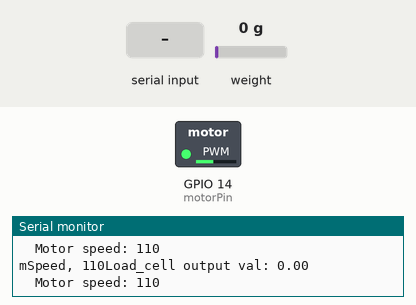
The sketch below on a simulated ESP32. Parts: switched loads named in the sketch (green lamp = pin HIGH), the last lines printed to the serial monitor. The test bench sets the inputs (shaded band); at power-on: weight on the scale 0 g.

Above: at 3.6 s.
3.7 s: weight on the scale set to 184 g
At 4.3 s:
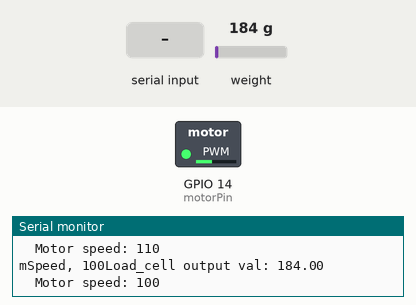
5.9 s: weight on the scale set to 210 g
At 7.5 s:
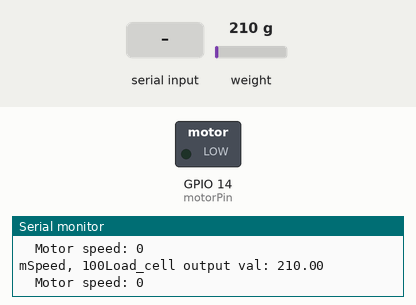
7.9 s: "t" received over Serial
At 9.2 s:
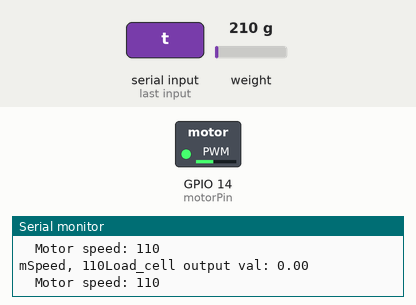
9.9 s: weight on the scale set to 380 g
At 10.8 s:
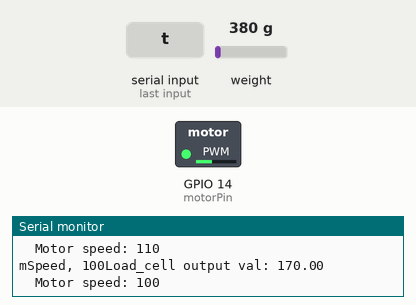
12.4 s: weight on the scale set to 450 g
At 13.2 s:
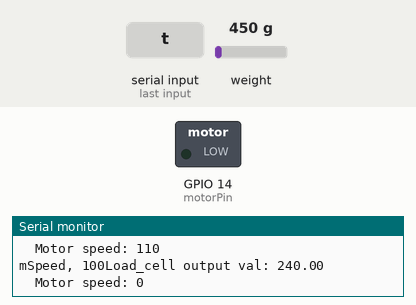
14.4 s: weight on the scale set to 100 g
At 15.7 s:
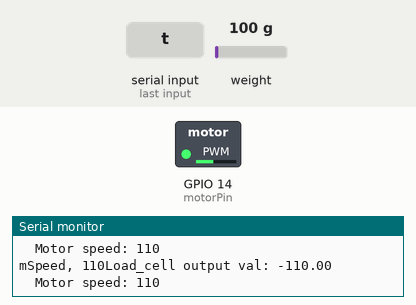
Timing chart, 0 to 16.9 s (numbered marks = the images above; inputs shaded):
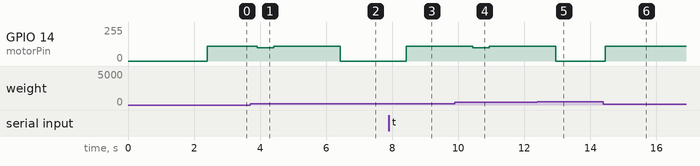

The sketch:

loadcell_dan_pump_copy_20240710170106.ino
```cpp
#include <HX711_ADC.h>
#include <PID_v1.h>

const int HX711_dout = 15; // mcu > HX711 dout pin
const int HX711_sck = 26;  // mcu > HX711 sck pin
float sum = 0;
// HX711 constructor:
HX711_ADC LoadCell(HX711_dout, HX711_sck);

// PID parameters
double Setpoint, Input, Output;
double Kp = 1.0, Ki = 0.5, Kd = 0.1;
PID myPID(&Input, &Output, &Setpoint, Kp, Ki, Kd, DIRECT);

const int calVal_eepromAdress = 0;
unsigned long t = 0;
// PUMP
int motorPin = 14; // pin to connect to motor module
//int mSpeed = 100;  // variable to hold speed value

void setup() {
  Serial.begin(9600);

  Serial.println();
  Serial.println("Starting...");

  LoadCell.begin();

  float calibrationValue; // calibration value (see example file "Calibration.ino")
  calibrationValue = 747.73; // uncomment this if you want to set the calibration value in the sketch
  unsigned long stabilizingtime = 2000; // precision right after power-up can be improved by adding a few seconds of stabilizing time
  boolean _tare = true; // set this to false if you don't want tare to be performed in the next step
  LoadCell.start(stabilizingtime, _tare);
  if (LoadCell.getTareTimeoutFlag()) {
    Serial.println("Timeout, check MCU>HX711 wiring and pin designations");
    while (1);
  } else {
    LoadCell.setCalFactor(calibrationValue); // set calibration value (float)
    Serial.println("Startup is complete");
    pinMode(motorPin, OUTPUT);
  }

  // Initialize PID
  Setpoint = 200; // Example setpoint for load cell value
  myPID.SetMode(AUTOMATIC);
  myPID.SetOutputLimits(100, 110); // PWM range
}

void loop() {
  static boolean newDataReady = 0;
  const int serialPrintInterval = 500; // increase value to slow down serial print activity
  // Check for new data/start next conversion:
  if (LoadCell.update()) newDataReady = true;

  // Get smoothed value from the dataset:
  if (newDataReady) {
    if (millis() > t + serialPrintInterval) {
      for (int k = 1; k <= 80; k++) {
        float i = LoadCell.getData();
        sum += i; // Add value i to sum
      }
      float average = sum / 80;
      Input = average;

      // Compute PID output
      myPID.Compute();
      int mSpeed = Output;
      Serial.printf("mSpeed, %d", mSpeed);


      if (average >= 200) {
        mSpeed = 0; // Turn off motor when load is too much
      }
      analogWrite(motorPin, mSpeed);

      Serial.print("Load_cell output val: ");
      Serial.println(average);
      Serial.print("\t");
      Serial.print("Motor speed: ");
      Serial.println(mSpeed);

      newDataReady = 0;
      t = millis(); //
      sum = 0;
    }
  }

  // Receive command from serial terminal, send 't' to initiate tare operation:
  if (Serial.available() > 0) {
    char inByte = Serial.read();
    if (inByte == 't') LoadCell.tareNoDelay();
  }

  // Check if last tare operation is complete:
  if (LoadCell.getTareStatus() == true) {
    Serial.println("Tare complete");
  }
}
```

Measured:
- the behaviour switches between 199 and 200 g on weight on the scale (found by bisection; images 1 and 2)
- the behaviour switches between 409 and 410 g on weight on the scale (found by bisection; images 4 and 5)
- after the input at 3.7 s, GPIO 14 (motorPin): 110/255 → 100/255 after 0.22 s, → 110/255 0.50 s later
- after the input at 5.9 s, GPIO 14 (motorPin): 110/255 → 0/255 after 0.53 s
- after the input at 7.9 s, GPIO 14 (motorPin): 0/255 → 110/255 after 0.53 s
- after the input at 9.9 s, GPIO 14 (motorPin): 110/255 → 100/255 after 0.54 s, → 110/255 0.50 s later
- after the input at 12.4 s, GPIO 14 (motorPin): 110/255 → 0/255 after 0.55 s
- after the input at 14.4 s, GPIO 14 (motorPin): 0/255 → 110/255 after 0.05 s
